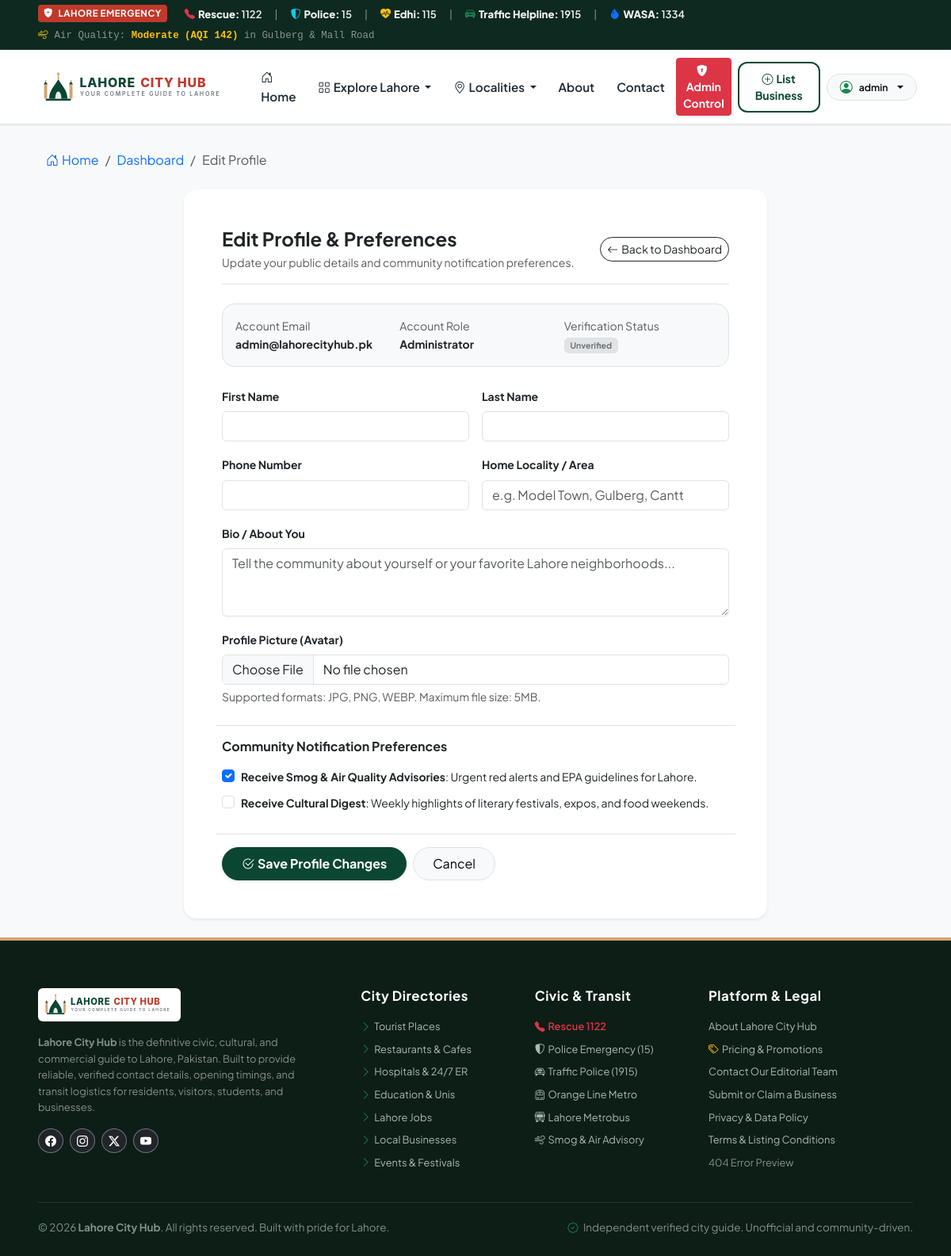
Page /accounts/profile/ (signed in) on the committed database.
### apps/accounts/models.py (models this page shows, shortened)
class CustomUser(AbstractUser):
    ROLE_MEMBER = 'member'
    ROLE_BUSINESS_OWNER = 'business_owner'
    ROLE_MODERATOR = 'moderator'
    ROLE_ADMIN = 'admin'
    ROLE_CHOICES = [
        (ROLE_MEMBER, 'Community Member'),
        (ROLE_BUSINESS_OWNER, 'Business Owner'),
        (ROLE_MODERATOR, 'Content Moderator'),
        (ROLE_ADMIN, 'Administrator'),
    ]
    email = models.EmailField(unique=True, db_index=True, verbose_name="Email Address")
    phone_number = models.CharField(max_length=25, blank=True, verbose_name="Phone Number")
    is_verified = models.BooleanField(default=False, verbose_name="Account Verified")
    role = models.CharField(max_length=20, choices=ROLE_CHOICES, default=ROLE_MEMBER, verbose_name="User Role")
    avatar = models.ImageField(upload_to='avatars/', blank=True, null=True, verbose_name="Profile Picture")
    objects = CustomUserManager()
    USERNAME_FIELD = 'email'
    REQUIRED_FIELDS = ['username']
    class Meta:
        verbose_name = "User Account"
        verbose_name_plural = "User Accounts"
        ordering = ['-date_joined']

### apps/accounts/views.py (the view)
# urls.py: path('profile/', views.profile_view, name='profile'),
@login_required(login_url='accounts:login')
def profile_view(request):
    user = request.user
    if request.method == 'POST':
        form = UserProfileForm(request.POST, request.FILES, instance=user)
        if form.is_valid():
            form.save()
            messages.success(request, "Your profile details have been updated successfully.")
            return redirect('accounts:profile')
        else:
            messages.error(request, "Please correct the errors indicated below.")
    else:
        form = UserProfileForm(instance=user)
    context = {
        'page_title': 'My Profile & Preferences | Lahore City Hub',
        'meta_description': 'Update your personal details, home locality, and notification settings.',
        'form': form,
        'user': user,
    }
    return render(request, 'accounts/profile.html', context)

### apps/core/templatetags/core_tags.py (called while the page is built)
@register.simple_tag
def active_nav(request, url_name):
    try:
        from django.urls import resolve
        current_url_name = resolve(request.path_info).url_name
        if current_url_name == url_name:
            return 'active'
    except Exception:
        pass
    return ''

### templates/accounts/profile.html (shortened to what this page needs)
{% extends 'base.html' %}
{% load static %}
{% block content %}
<div class="container py-4">
  <nav aria-label="breadcrumb" class="mb-3">
    <ol class="breadcrumb py-2 px-3 bg-light rounded-3 small">
      <li class="breadcrumb-item"><a href="{% url 'core:home' %}" class="text-decoration-none"><i class="bi bi-house-door me-1"></i>Home</a></li>
      <li class="breadcrumb-item"><a href="{% url 'accounts:dashboard' %}" class="text-decoration-none">Dashboard</a></li>
      <li class="breadcrumb-item active" aria-current="page">Edit Profile</li>
    </ol>
  </nav>
  <div class="row justify-content-center">
    <div class="col-12 col-lg-8">
      <div class="card border-0 shadow-sm rounded-4 p-4 p-md-5 bg-white">
        <div class="d-flex justify-content-between align-items-center mb-4 pb-3 border-bottom">
          <div>
            <h1 class="h4 fw-bold text-dark mb-1">Edit Profile & Preferences</h1>
            <p class="text-muted small mb-0">Update your public details and community notification preferences.</p>
          </div>
          <a href="{% url 'accounts:dashboard' %}" class="btn btn-outline-dark btn-sm rounded-pill">
            <i class="bi bi-arrow-left me-1"></i>Back to Dashboard
          </a>
        </div>
        <div class="p-3 bg-light rounded-4 border mb-4">
          <div class="row g-3 small">
            <div class="col-sm-4">
              <span class="text-muted d-block">Account Email</span>
              <strong class="text-dark">{{ user.email }}</strong>
            </div>
            <div class="col-sm-4">
              <span class="text-muted d-block">Account Role</span>
              <strong class="text-dark">{{ user.get_role_display }}</strong>
            </div>
            <div class="col-sm-4">
              <span class="text-muted d-block">Verification Status</span>
              {% if user.is_verified %}
              <span class="badge bg-success-subtle text-success border border-success-subtle">Verified Member</span>
              {% else %}
              <span class="badge bg-secondary-subtle text-secondary border">Unverified</span>
              {% endif %}
            </div>
          </div>
        </div>
        <form method="post" action="{% url 'accounts:profile' %}" enctype="multipart/form-data" novalidate>
          <div class="row g-3">
            <div class="col-12 col-md-6">
              <label class="form-label small fw-bold text-dark" for="{{ form.first_name.id_for_label }}">First Name</label>
              {{ form.first_name }}
            </div>
            <div class="col-12 col-md-6">
              <label class="form-label small fw-bold text-dark" for="{{ form.last_name.id_for_label }}">Last Name</label>
              {{ form.last_name }}
            </div>
            <div class="col-12 col-md-6">
              <label class="form-label small fw-bold text-dark" for="{{ form.phone_number.id_for_label }}">Phone Number</label>
              {{ form.phone_number }}
            </div>
            <div class="col-12 col-md-6">
              <label class="form-label small fw-bold text-dark" for="{{ form.home_locality.id_for_label }}">Home Locality / Area</label>
              {{ form.home_locality }}
            </div>
            <div class="col-12">
              <label class="form-label small fw-bold text-dark" for="{{ form.bio.id_for_label }}">Bio / About You</label>
              {{ form.bio }}
            </div>
            <div class="col-12">
              <label class="form-label small fw-bold text-dark" for="{{ form.avatar.id_for_label }}">Profile Picture (Avatar)</label>
              {{ form.avatar }}
              <div class="form-text small text-muted">Supported formats: JPG, PNG, WEBP. Maximum file size: 5MB.</div>
            </div>
            <div class="col-12 mt-4 pt-3 border-top">
              <h2 class="h6 fw-bold text-dark mb-3">Community Notification Preferences</h2>
              <div class="form-check mb-2">
                {{ form.receive_smog_alerts }}
                <label class="form-check-label small" for="{{ form.receive_smog_alerts.id_for_label }}">
                  <strong>Receive Smog & Air Quality Advisories</strong>: Urgent red alerts and EPA guidelines for Lahore.
                </label>
              </div>
              <div class="form-check">
                {{ form.receive_event_digests }}
                <label class="form-check-label small" for="{{ form.receive_event_digests.id_for_label }}">
                  <strong>Receive Cultural Digest</strong>: Weekly highlights of literary festivals, expos, and food weekends.
                </label>
              </div>
            </div>
            <div class="col-12 d-flex gap-2 mt-4 pt-3 border-top">
              <button type="submit" class="btn btn-lch-primary py-2 px-4 fw-bold rounded-pill shadow-sm">
                <i class="bi bi-check2-circle me-1"></i>Save Profile Changes
              </button>
              <a href="{% url 'accounts:dashboard' %}" class="btn btn-light border py-2 px-4 rounded-pill">
                Cancel
              </a>
            </div>
          </div>
        </form>
      </div>
    </div>
  </div>
</div>
{% endblock %}

### templates/navbar.html (shortened to what this page needs)
{% load core_tags static %}
<header class="sticky-top">
  {% include 'components/_emergency_ribbon.html' %}
  <nav class="navbar navbar-expand-lg lch-navbar" aria-label="Main navigation">
    <div class="container-fluid px-lg-5">
      <a class="navbar-brand d-flex align-items-center me-4" href="{% url 'core:home' %}">
        <img src="{% static 'img/brand/logo.svg' %}" alt="Lahore City Hub" height="46">
      </a>
      <div class="collapse navbar-collapse" id="lchMainNavbar">
        <ul class="navbar-nav me-auto mb-2 mb-lg-0 align-items-lg-center">
          <li class="nav-item">
            <a class="nav-link {% active_nav request 'home' %}" href="{% url 'core:home' %}">
              <i class="bi bi-house-door me-1"></i>Home
            </a>
          </li>
          <li class="nav-item dropdown">
            <a class="nav-link dropdown-toggle" href="#" id="exploreDropdown" role="button" data-bs-toggle="dropdown" aria-expanded="false">
              <i class="bi bi-grid me-1"></i>Explore Lahore
            </a>
          </li>
          <li class="nav-item dropdown">
            <a class="nav-link dropdown-toggle" href="#" id="localitiesDropdown" role="button" data-bs-toggle="dropdown" aria-expanded="false">
              <i class="bi bi-geo-alt me-1"></i>Localities
            </a>
          </li>
          <li class="nav-item">
            <a class="nav-link {% active_nav request 'about' %}" href="{% url 'core:about' %}">
              About
            </a>
          </li>
          <li class="nav-item">
            <a class="nav-link {% active_nav request 'contact' %}" href="{% url 'core:contact' %}">
              Contact
            </a>
          </li>
        </ul>
        <div class="d-flex align-items-center gap-2 mt-3 mt-lg-0">
          {% if request.user.is_staff %}
          <a href="{% url 'admin:index' %}" class="btn btn-sm btn-danger text-white fw-bold shadow-sm" title="Platform Master Control">
            <i class="bi bi-shield-lock-fill me-1"></i>Admin Control
          </a>
          {% endif %}
          <a href="{% url 'core:business_submission' %}" class="btn btn-sm btn-lch-outline">
            <i class="bi bi-plus-circle me-1"></i>List Business
          </a>
          {% if request.user.is_authenticated %}
          <div class="dropdown">
            <button class="btn btn-sm btn-light border dropdown-toggle d-flex align-items-center gap-2 rounded-pill px-3" type="button" id="userMenuDropdown" data-bs-toggle="dropdown" aria-expanded="false">
              {% if request.user.avatar %}
              <img src="{{ request.user.avatar.url }}" alt="{{ request.user.username }}" class="rounded-circle" style="width: 22px; height: 22px; object-fit: cover;">
              {% else %}
              <i class="bi bi-person-circle text-success fs-6"></i>
              {% endif %}
              <span class="small fw-semibold text-truncate" style="max-width: 120px;">
                {{ request.user.first_name|default:request.user.username }}
              </span>
            </button>
          </div>
          {% endif %}
        </div>
      </div>
    </div>
  </nav>
</header>

### static/css/theme.css (style rules this page uses)
:root { --lch-primary: #0B4632; --lch-primary-hover: #072e21; --lch-primary-light: #e8f3ee; --lch-accent: #C0392B; --lch-accent-hover: #962d22; --lch-accent-light: #fbeeed; --lch-gold: #D4A373; --lch-gold-hover: #bc8958; --lch-gold-light: #faf4ed; --lch-dark: #1C2833; --lch-gray-600: #4B5563; --lch-gray-400: #9CA3AF; --lch-gray-200: #E5E7EB; --lch-gray-100: #F3F4F6; --lch-canvas: #F8F9FA; --lch-card-bg: #FFFFFF; --lch-font-sans: 'Plus Jakarta Sans', system-ui, -apple-system, BlinkMacSystemFont, 'Segoe UI', Roboto, Helvetica, Arial, sans-serif; --lch-font-urdu: 'Noto Nastaliq Urdu', 'Jameel Noori Nastaleeq', 'Urdu Typesetting', serif; --lch-radius-sm: 8px; --lch-radius-md: 12px; --lch-radius-lg: 16px; --lch-radius-xl: 24px; --lch-shadow-sm: 0 1px 3px rgba(0, 0, 0, 0.06), 0 1px 2px rgba(0, 0, 0, 0.04); --lch-shadow-md: 0 4px 6px -1px rgba(0, 0, 0, 0.08), 0 2px 4px -1px rgba(0, 0, 0, 0.04); --lch-shadow-lg: 0 10px 15px -3px rgba(0, 0, 0, 0.08), 0 4px 6px -2px rgba(0, 0, 0, 0.03); --lch-shadow-hover: 0 20px 25px -5px rgba(11, 70, 50, 0.12), 0 10px 10px -5px rgba(11, 70, 50, 0.04); --lch-transition-fast: 150ms cubic-bezier(0.4, 0, 0.2, 1); --lch-transition-normal: 250ms cubic-bezier(0.4, 0, 0.2, 1); }
body { font-family: var(--lch-font-sans); background-color: var(--lch-canvas); color: var(--lch-dark); line-height: 1.6; -webkit-font-smoothing: antialiased; -moz-osx-font-smoothing: grayscale; display: flex; flex-direction: column; min-height: 100vh; }
.lch-navbar { background-color: #ffffff; border-bottom: 1px solid var(--lch-gray-200); box-shadow: var(--lch-shadow-sm); padding: 10px 0; transition: all var(--lch-transition-normal); }
.lch-navbar .nav-link { color: var(--lch-dark); font-weight: 600; font-size: 0.95rem; padding: 8px 14px !important; border-radius: var(--lch-radius-sm); transition: all var(--lch-transition-fast); }
.navbar-brand img { height: 48px; width: auto; }
.btn-lch-primary { background-color: var(--lch-primary); color: #ffffff; font-weight: 700; padding: 10px 22px; border-radius: var(--lch-radius-md); border: 1px solid var(--lch-primary); transition: all var(--lch-transition-fast); }
.btn-lch-outline { background-color: transparent; color: var(--lch-primary); font-weight: 700; padding: 9px 20px; border-radius: var(--lch-radius-md); border: 2px solid var(--lch-primary); transition: all var(--lch-transition-fast); }

### rows in the picture
CustomUser: user.first_name "admin", email "admin@lahorecityhub.pk", role "Administrator"

### other values in the picture
{{ CIVIC_SMOG_ADVISORY.level }} "Moderate (AQI 142)"
{{ CIVIC_SMOG_ADVISORY.location }} "Gulberg & Mall Road"
